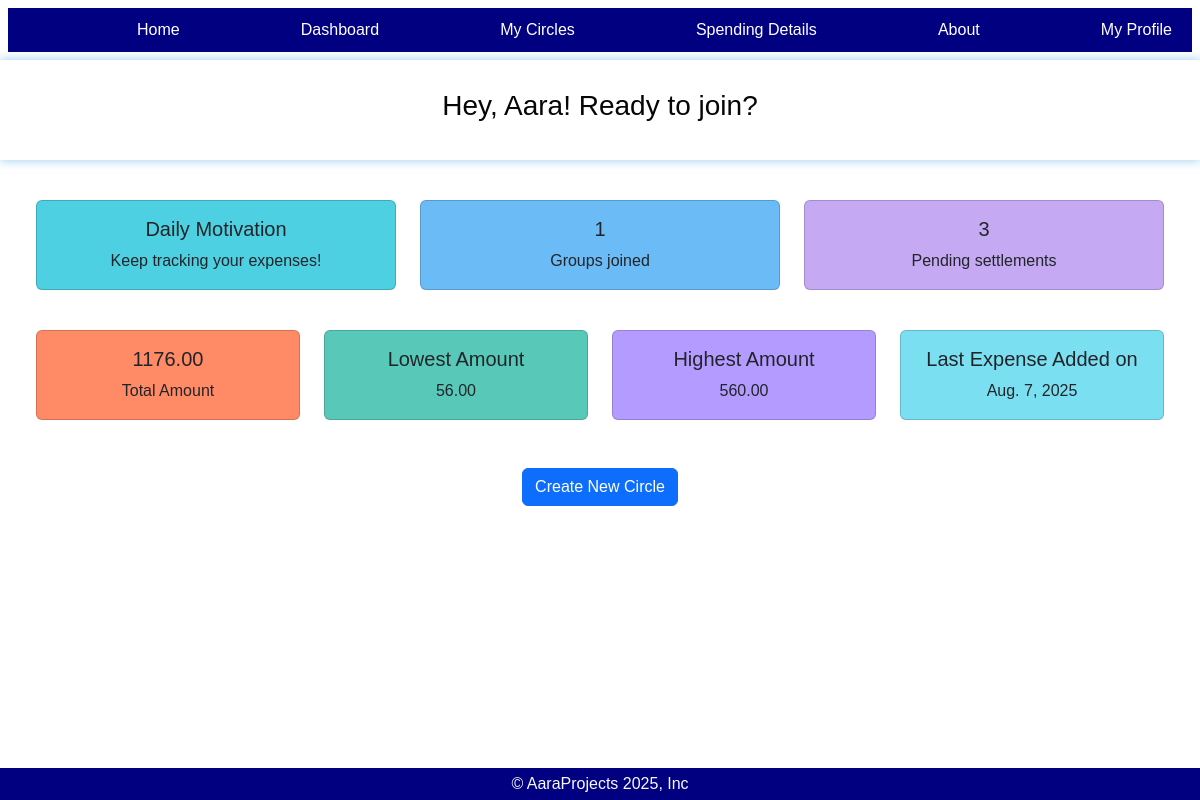
Page /Home/ (signed in) on the committed database.
### myapp/models.py (models this page shows, shortened)
class CustomUser(AbstractUser):
    email = models.EmailField(unique=True)
    phone=models.CharField(max_length=15)
    address=models.TextField(blank=True)
    USERNAME_FIELD = 'email'
    REQUIRED_FIELDS = ['username']

class Expense(models.Model):
    description=models.CharField(max_length=100)
    user=models.ForeignKey(settings.AUTH_USER_MODEL,on_delete=models.CASCADE)
    amount=models.DecimalField(max_digits=10,decimal_places=2)
    date=models.DateField()
    circle=models.ForeignKey(MyCircle,on_delete=models.CASCADE)
    category=models.ForeignKey(Category,on_delete=models.SET_NULL,null=True)

### myapp/views.py (the view)
# urls.py: path("Home/",views.home,name="home"),
def home(request):
    joined_circles = MyCircle.objects.filter(members=request.user)
    joined_count = joined_circles.count()
    user_expenses = Expense.objects.filter(user=request.user)
    total_expenses = user_expenses.count()
    total_amount = sum(exp.amount for exp in user_expenses)
    quotes = Motivation.objects.all()
    if quotes.exists():
        quote_obj = quotes.first()
    else:
        quote_obj = "Keep tracking your expenses!"
    last_expense=user_expenses.order_by('-date').first()
    recent_date=last_expense.date
    highest_expense=user_expenses.order_by('-amount').first() #descending first one
    highest_amount=highest_expense.amount
    lowest_expense = user_expenses.order_by('amount').first() #ascending first one
    lowest_amount = lowest_expense.amount
    return render(request, 'home.html', {'joined_circles': joined_circles,'joined_count': joined_count,'total_amount': total_amount,
        'total_expenses':total_expenses,'quote_obj': quote_obj,'recent_date':recent_date,'highest_amount':highest_amount,'lowest_amount':lowest_amount})

### myapp/templates/home.html (shortened to what this page needs)
{% extends 'base.html' %}
{% load static %}
      {% block content %}
      <div id="div2" class="container-fluid">
        <h3>Hey, {{user.username}}! Ready to join?</h3>
      </div>
      <div class="row mt-3 mx-4">
      <div class="col-lg-4 col-md-6 col-sm-12 text-center">
      <div class="card mt-4" style="background:#4DD0E1">
          <div class="card-body">
          <h5 class="card-title">Daily Motivation</h5>
              <p class="card-text">{{ quote_obj }}</p>
          </div>
      </div>
      </div>
          <div class="col-lg-4 col-md-6 col-sm-12 text-center">
          <div class="card mt-4" style="background:#6BBBF7">
          <div class="card-body">
          <h5 class="card-title">{{ joined_count }}</h5>
          <p class="card-text">Groups joined</p>
          </div>
         </div>
          </div>
      <div class="col-lg-4 col-md-6 col-sm-12 text-center">
      <div class="card mt-4" style="background:#C5A9F3">
        <div class="card-body">
          <h5 class="card-title">{{ total_expenses }}</h5>
          <p class="card-text">Pending settlements</p>
        </div>
      </div>
       </div>
      </div>
      <div class="row mt-3 mx-4">
      <div class="col-lg-3 col-md-6 col-sm-12 text-center">
       <div class="card mt-4" style="background:#FF8A65">
          <div class="card-body">
          <h5 class="card-title">{{ total_amount }}</h5>
          <p class="card-text">Total Amount</p>
          </div>
      </div>
      </div>
          <div class="col-lg-3 col-md-6 col-sm-12 text-center">
          <div class="card mt-4" style="background:#58C9B9;">
          <div class="card-body">
           <h5 class="card-title">Lowest Amount</h5>
              <p class="card-text">{{ lowest_amount }}</p>
          </div>
         </div>
          </div>
      <div class="col-lg-3 col-md-6 col-sm-12 text-center">
      <div class="card mt-4" style="background:#B49BFF">
        <div class="card-body">
             <h5 class="card-title">Highest Amount</h5>
              <p class="card-text">{{ highest_amount }}</p>
        </div>
      </div>
       </div>
       <div class="col-lg-3 col-md-6 col-sm-12 text-center">
      <div class="card mt-4" style="background:#7BDFF2">
        <div class="card-body">
          <h5 class="card-title">Last Expense Added on</h5>
            <p class="card-text">{{ recent_date }}</p>
        </div>
      </div>
      </div>
      </div>
       <div class="d-flex justify-content-center mt-5">
       <a href="{% url 'newcircle' %}" class="btn btn-primary">Create New Circle</a>
       </div>
   {% endblock %}

### myapp/static/home.css (style rules this page uses)
* { font-family:'Franklin Gothic Medium', 'Arial Narrow', Arial, sans-serif; }
html,body { height:100%, margin:0 }
#div2 { overflow: hidden; display:flex; flex-wrap:wrap; justify-content:center; height:100px; align-items:center; color:rgb(6, 6, 6); box-shadow: 0 0 10px rgba(42, 152, 224, 0.5); }

### myapp/templates/base.html (style rules this page uses)
html, body { height: 100%; margin: 0; padding: 0; }
body { display: flex; flex-direction: column; min-height: 100vh; }

### rows in the picture
CustomUser: username "Aara"
Expense: amount "56.00", date "Aug. 7, 2025"
Expense: amount "560.00"

### other values in the picture
{{ quote_obj }} "Keep tracking your expenses!"
{{ joined_count }} "1"
{{ total_expenses }} "3"
{{ total_amount }} "1176.00"
